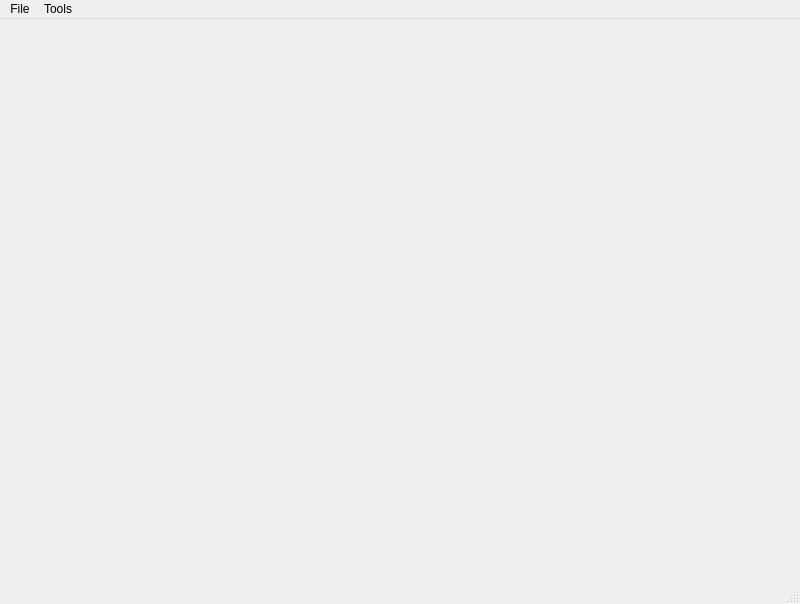
<?xml version="1.0" encoding="UTF-8"?>
<ui version="4.0">
 <class>L2Viewer</class>
 <widget class="QMainWindow" name="L2Viewer">
  <property name="geometry">
   <rect>
    <x>0</x>
    <y>0</y>
    <width>800</width>
    <height>604</height>
   </rect>
  </property>
  <property name="minimumSize">
   <size>
    <width>0</width>
    <height>604</height>
   </size>
  </property>
  <property name="baseSize">
   <size>
    <width>0</width>
    <height>20</height>
   </size>
  </property>
  <property name="windowTitle">
   <string>L2Viewer</string>
  </property>
  <widget class="QWidget" name="centralwidget">
   <layout class="QVBoxLayout" name="verticalLayout_2"/>
  </widget>
  <widget class="QMenuBar" name="menubar">
   <property name="geometry">
    <rect>
     <x>0</x>
     <y>0</y>
     <width>800</width>
     <height>23</height>
    </rect>
   </property>
   <widget class="QMenu" name="menuFile">
    <property name="title">
     <string>File</string>
    </property>
    <widget class="QMenu" name="menuMode_2">
     <property name="title">
      <string>Mode</string>
     </property>
     <addaction name="action_mode_L2Live"/>
     <addaction name="action_mode_tdxDB"/>
    </widget>
    <addaction name="menuMode_2"/>
    <addaction name="actionOpen"/>
    <addaction name="actionClose"/>
    <addaction name="actionExit"/>
   </widget>
   <widget class="QMenu" name="menuExport">
    <property name="title">
     <string>Tools</string>
    </property>
    <widget class="QMenu" name="menuExport_2">
     <property name="title">
      <string>Export...</string>
     </property>
     <addaction name="separator"/>
    </widget>
    <addaction name="menuExport_2"/>
    <addaction name="actionNextSnap"/>
   </widget>
   <addaction name="menuFile"/>
   <addaction name="menuExport"/>
  </widget>
  <widget class="QStatusBar" name="statusbar"/>
  <action name="actionExit">
   <property name="text">
    <string>Exit</string>
   </property>
  </action>
  <action name="actionNextSnap">
   <property name="text">
    <string>Next Snap</string>
   </property>
   <property name="toolTip">
    <string>Next Snap</string>
   </property>
   <property name="shortcut">
    <string>Alt+X</string>
   </property>
  </action>
  <action name="action_mode_L2Live">
   <property name="text">
    <string>L2 Live</string>
   </property>
   <property name="shortcut">
    <string>Ctrl+L</string>
   </property>
  </action>
  <action name="action_mode_tdxDB">
   <property name="text">
    <string>TDX DB</string>
   </property>
   <property name="shortcut">
    <string>Ctrl+T</string>
   </property>
  </action>
  <action name="actionOpen">
   <property name="text">
    <string>Open</string>
   </property>
   <property name="shortcut">
    <string>Ctrl+O</string>
   </property>
  </action>
  <action name="actionClose">
   <property name="text">
    <string>Close</string>
   </property>
   <property name="shortcut">
    <string>Ctrl+Q</string>
   </property>
  </action>
 </widget>
 <resources/>
 <connections>
  <connection>
   <sender>actionExit</sender>
   <signal>triggered()</signal>
   <receiver>L2Viewer</receiver>
   <slot>close()</slot>
   <hints>
    <hint type="sourcelabel">
     <x>-1</x>
     <y>-1</y>
    </hint>
    <hint type="destinationlabel">
     <x>399</x>
     <y>299</y>
    </hint>
   </hints>
  </connection>
 </connections>
</ui>
